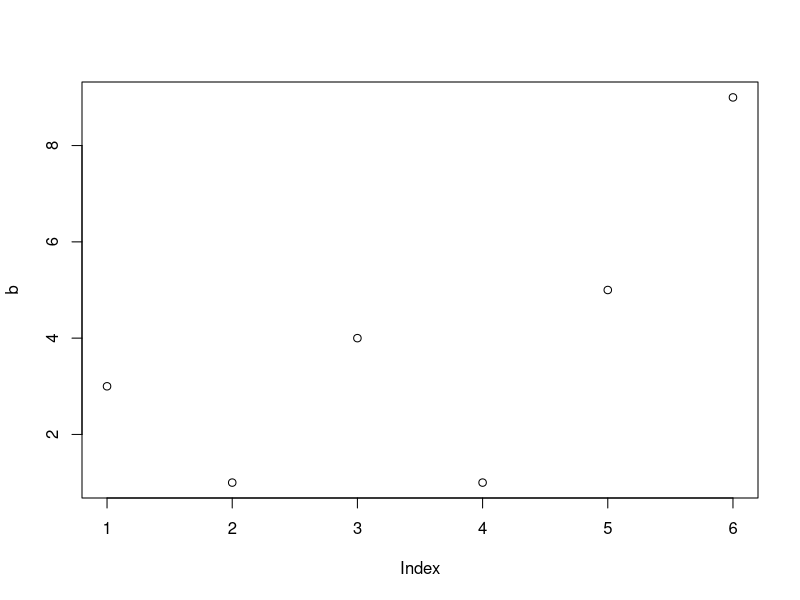

Reproduce this figure in R.
## ---- chunk 1
a <- 5
## ---- chunk 2
b <- c(3, 1, 4, 1, 5, 9)
## ---- chunk 3
sum(b)
## ---- chunk 4
plot(b)
## ---- chunk 5
sqrt(b)
## ---- chunk 6
b <- c(3, 1, 4, 1, 5, 9, NA)  # Lägger till ett saknat värde
sum(b)                        # na.rm = FALSE är grundinställning
sum(b, na.rm = TRUE)          # na.rm sätts till TRUE
## ---- chunk 7
c <- c(-4, -2, -1, 1, 2, 4)
c <- abs(c)
sum(c)
## ---- chunk 8
sum(abs(c(-4, -2, -1, 1, 2, 4)))
## ---- chunk 9
library(tidyverse)

c(-4, -2, -1, 1, 2, 4) %>%  # Skapa en datamängd och sen
  abs() %>%                 # ta absolutvärden, och sen
  sum()                     # beräkna summan.
